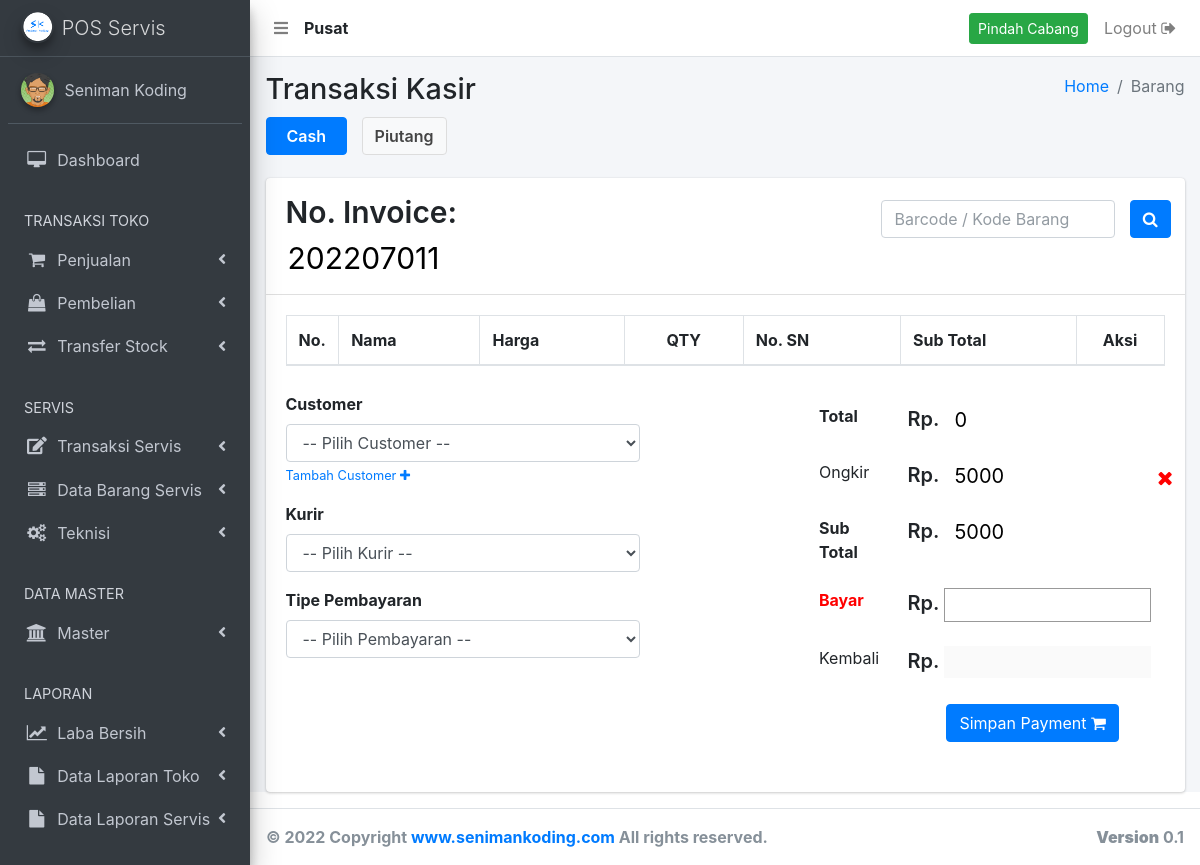
The app's page /beli-langsung (signed in) with its own data.
### tables this page shows
CREATE TABLE `user` (
  `user_id` int(11) NOT NULL AUTO_INCREMENT,
  `user_nama` varchar(500) NOT NULL,
  `user_no_hp` varchar(250) NOT NULL,
  `user_alamat` text NOT NULL,
  `user_email` varchar(250) NOT NULL,
  `user_password` varchar(500) NOT NULL,
  `user_create` varchar(250) NOT NULL,
  `user_level` varchar(250) NOT NULL,
  `user_gaji_pokok` int(11) NOT NULL,
  `user_bonus` int(11) NOT NULL,
  `user_komisi_teknisi` int(11) NOT NULL,
  `user_status` varchar(250) NOT NULL,
  `user_cabang` int(11) NOT NULL,
  PRIMARY KEY (`user_id`)
);

CREATE TABLE `toko` (
  `toko_id` int(11) NOT NULL AUTO_INCREMENT,
  `toko_nama` varchar(500) NOT NULL,
  `toko_kota` varchar(250) NOT NULL,
  `toko_alamat` text NOT NULL,
  `toko_tlpn` varchar(250) NOT NULL,
  `toko_wa` varchar(250) NOT NULL,
  `toko_email` varchar(500) NOT NULL,
  `toko_print` int(11) NOT NULL,
  `toko_status` int(11) NOT NULL,
  `toko_ongkir` int(11) NOT NULL,
  `toko_cabang` int(11) NOT NULL,
  PRIMARY KEY (`toko_id`)
);

### _header-artibut.php (called while the page is built, shortened)
<?php
  	include 'aksi/functions.php';
    $userLoginCabang = mysqli_query( $conn, "select user_cabang from user where user_id = '".$_SESSION['user_id']."'");
    $sessionCabangData = mysqli_fetch_array($userLoginCabang);
    $sessionCabang     = $sessionCabangData['user_cabang'];
    $dataTokoLogin = query("SELECT * FROM toko WHERE toko_cabang = $sessionCabang")[0];
    if ( $sessionCabang < 1 ) {
      $tipeToko = "Pusat";
    } else {
      $tipeToko = "Cabang ".$sessionCabang;
    }
?>

### aksi/functions.php (called while the page is built, shortened)
<?php
include 'koneksi.php';
function query($query) {
	global $conn;
	$result = mysqli_query($conn, $query);
	$rows = [];
	while ( $row = mysqli_fetch_assoc($result) ) {
		$rows[] = $row;
	}
	return $rows;
}
?>

### beli-langsung.php (the view, shortened to what this page needs)
<?php
  include '_header.php';
  include '_nav.php';
  include '_sidebar.php';
?>
  <div class="content-wrapper">
    <section class="content-header">
      <div class="container-fluid">
        <div class="row mb-2">
          <div class="col-sm-6">
            <h1>Transaksi Kasir</h1>
            <div class="btn-cash-piutang">
              <?php
                if (empty(abs((int)base64_decode($_GET['r'])))) {
                    $r = 0;
                } else {
                    $r = abs((int)base64_decode($_GET['r']));
                }
              ?>
              <?php if ( $r == 1 ) : ?>
              <a href="beli-langsung" class="btn btn-default">Cash</a>
              <a href="beli-langsung?r=MQ==" class="btn btn-primary">Piutang</a>
              <?php else : ?>
              <a href="beli-langsung" class="btn btn-primary">Cash</a>
              <a href="beli-langsung?r=MQ==" class="btn btn-default">Piutang</a>
              <?php endif; ?>
            </div>
          </div>
          <div class="col-sm-6">
            <ol class="breadcrumb float-sm-right">
              <li class="breadcrumb-item"><a href="bo">Home</a></li>
              <li class="breadcrumb-item active">Barang</li>
            </ol>
          </div>
        </div>
      </div>
    </section>
    <section class="content">
    <?php
      $countInvoice = mysqli_query($conn, "select * from invoice where invoice_cabang = ".$sessionCabang." ");
      $countInvoice = mysqli_num_rows($countInvoice);
      if ( $countInvoice < 1 ) {
        $jmlPenjualan1 = 0;
      } else {
        $penjualan = query("SELECT * FROM invoice WHERE invoice_cabang = $sessionCabang ORDER BY invoice_id DESC lIMIT 1")[0];
        $jmlPenjualan1 = $penjualan['penjualan_invoice_count'];
      }
      $jmlPenjualan1 = $jmlPenjualan1 + 1;
    ?>
        <div class="col-lg-12">
        	<div class="card">
            <div class="card-header">
              <div class="row">
                <div class="col-md-8 col-lg-8">
                    <div class="card-invoice">
                      <span>No. Invoice: </span>
                      <?php
                        $today = date("Ymd");
                        $di = $today.$jmlPenjualan1;
                      ?>
                      <input type="" name="" value="<?= $di; ?>">
                    </div>
                </div>
                <div class="col-md-4 col-lg-4">
                    <div class="cari-barang-parent">
                      <div class="row">
                        <div class="col-10">
                            <form action="" method="post">
                                <input type="text" class="form-control" autofocus="" name="inputbarcode" placeholder="Barcode / Kode Barang" required="">
                            </form>
                        </div>
                        <div class="col-2">
                            <a class="btn btn-primary" title="Cari Produk" data-toggle="modal" id="cari-barang" href='#modal-id'>
                               <i class="fa fa-search"></i>
                            </a>
                        </div>
                      </div>
                    </div>
                </div>
                </div>
              </div>
            <div class="card-body">
              <div class="table-auto">
                <table id="" class="table table-bordered table-striped">
                <thead>
                <tr>
                  <th style="width: 6%;">No.</th>
                  <th>Nama</th>
                  <th>Harga</th>
                  <th style="text-align: center;">QTY</th>
                  <th>No. SN</th>
                  <th style="width: 20%;">Sub Total</th>
                  <th style="text-align: center; width: 10%;">Aksi</th>
                </tr>
                </thead>
                <?php
                  $total      = 0;
                ?>
              </table>
              </div>
              <div class="btn-transaksi">
                <form role="form" action="" method="POST">
                  <div class="row">
                    <div class="col-md-6 col-lg-7">
                        <div class="filter-customer">
                          <div class="form-group">
                            <label>Customer</label>
                            <select class="form-control select2bs4 pilihan-marketplace" required="" name="invoice_customer">
                              <option selected="selected" value="">-- Pilih Customer --</option>
                            </select>
                            <small>
                              <a href="customer-add">Tambah Customer <i class="fa fa-plus"></i></a>
                            </small>
                        </div>
                        <div class="form-group">
                            <label>Kurir</label>
                            <select class="form-control select2bs4" required="" name="invoice_kurir">
                              <option selected="selected" value="">-- Pilih Kurir --</option>
                            </select>
                        </div>
                        <div class="form-group">
                            <label>Tipe Pembayaran</label>
                            <select class="form-control" required="" name="invoice_tipe_transaksi">
                              <option selected="selected" value="">-- Pilih Pembayaran --</option>
                            </select>
                        </div>
                      </div>
                    </div>
                    <div class="col-md-6 col-lg-5">
                      <div class="invoice-table">
                        <table class="table">
                          <tr>
                              <td><b>Total</b></td>
                              <td class="table-nominal">
                                 <span>Rp. </span>
                                 <span>
                                    <input type="text" name="invoice_total" id="angka2" class="a2"  value="<?= $total; ?>" onkeyup="return isNumberKey(event)" size="10" readonly>
                                 </span>
                              </td>
                          </tr>
                          <tr class="ongkir-statis">
                              <td>Ongkir</td>
                              <td class="table-nominal tn">
                                 <span>Rp.</span>
                                 <span class="ongkir-beli-langsung">
                                   <input type="number" value="<?= $dataTokoLogin['toko_ongkir']; ?>" name="invoice_ongkir" id="" class="b2 ongkir-statis-input" readonly>
                                   <i class="fa fa-close fa-ongkir-statis"></i>
                                 </span>
                              </td>
                          </tr>
                          <tr class="ongkir-statis">
                              <td><b>Sub Total</b></td>
                              <td class="table-nominal">
                                 <span>Rp. </span>
                                 <span>
                                    <?php
                                      $subTotal = $total + $dataTokoLogin['toko_ongkir'];
                                    ?>
                                    <input type="text" name="invoice_sub_total"  class="c21"  value="<?= $subTotal; ?>" readonly>
                                 </span>
                              </td>
                          </tr>
                          <tr class="ongkir-statis">
                              <td>
                                  <b style="color: red;">
                                      <?php
                                        if ( $r == 1 ) {
                                          echo "DP";
                                        } else {
                                          echo "Bayar";
                                        }
                                      ?>
                                  </b>
                              </td>
                              <td class="table-nominal tn">
                                 <span>Rp.</span>
                                 <span>
                                   <input type="number" name="angka1" id="angka1" class="d21 ongkir-statis-bayar" autocomplete="off" onkeyup="hitung4();" required onkeyup="return isNumberKey(event)" onkeypress="return hanyaAngka1(event)" size="10">
                                 </span>
                              </td>
                          </tr>
                          <tr class="ongkir-statis">
                              <td>
                                  <?php
                                    if ( $r == 1 ) {
                                        echo "Sisa Piutang";
                                    } else {
                                        echo "Kembali";
                                    }
                                  ?>
                              </td>
                              <td class="table-nominal">
                                <span>Rp.</span>
                                 <span>
                                  <input type="text" name="hasil" id="hasil" class="e21" readonly size="10" disabled>
                                </span>
                              </td>
                          </tr>
                          <tr>
                              <td></td>
                              <td>
                                <div class="payment">
                                  <?php
                                    $idKasirKeranjang = $_SESSION['user_id'];
                                    $dataSn = mysqli_query($conn,"select * from keranjang where keranjang_barang_option_sn > 0 && keranjang_sn < 1 && keranjang_cabang = $sessionCabang && keranjang_id_kasir = $idKasirKeranjang");
                                    $jmlDataSn = mysqli_num_rows($dataSn);
                                  ?>
                                  <?php if ( $jmlDataSn < 1 ) { ?>
                                    <button class="btn btn-primary" type="submit" name="updateStock">Simpan Payment <i class="fa fa-shopping-cart"></i></button>
                                  <?php } ?>
                                </div>
                              </td>
                          </tr>
                        </table>
                      </div>
                    </div>
                  </div>
               </form>
              </div>
            </div>
          </div>
        </div>
      </div>
  </div>
<?php include '_footer.php'; ?>
</body>
</html>

### _nav.php (shortened to what this page needs)
<nav class="main-header navbar navbar-expand navbar-white navbar-light">
    <ul class="navbar-nav">
      <li class="nav-item">
        <a class="nav-link" data-widget="pushmenu" href="#"><i class="fas fa-bars"></i></a>
      </li>
      <li class="nav-item" style="padding-top: 8px;">
        <?php
          echo "<b>".$tipeToko."</b>";
        ?>
      </li>
    </ul>
    <ul class="navbar-nav ml-auto">
      <?php if ( $levelLogin === "super admin" ) { ?>
      <li class="nav-item">
          <a class="btn btn-block btn-success btn-sm" data-toggle="modal" href='#modal-id-cabang' style="margin-top: 5px;">Pindah Cabang</a>
      </li>
      <?php } ?>
      <li class="nav-item">
        <a href="<?php echo "aksi/logout.php?logout";?>"onclick="return confirm('Apakah anda yakin logout ?')" class="nav-link">Logout <i class="fa fa-sign-out"></i>
        </a>
      </li>
    </ul>
  </nav>
  <?php
        $dataPilihCabang = query("SELECT * FROM toko");
      ?>

### records on screen
user: user_cabang "Pusat"
toko: invoice_ongkir "5000", invoice_sub_total "5000"

### other values on screen
$_SESSION['user_nama'] "Seniman Koding"
